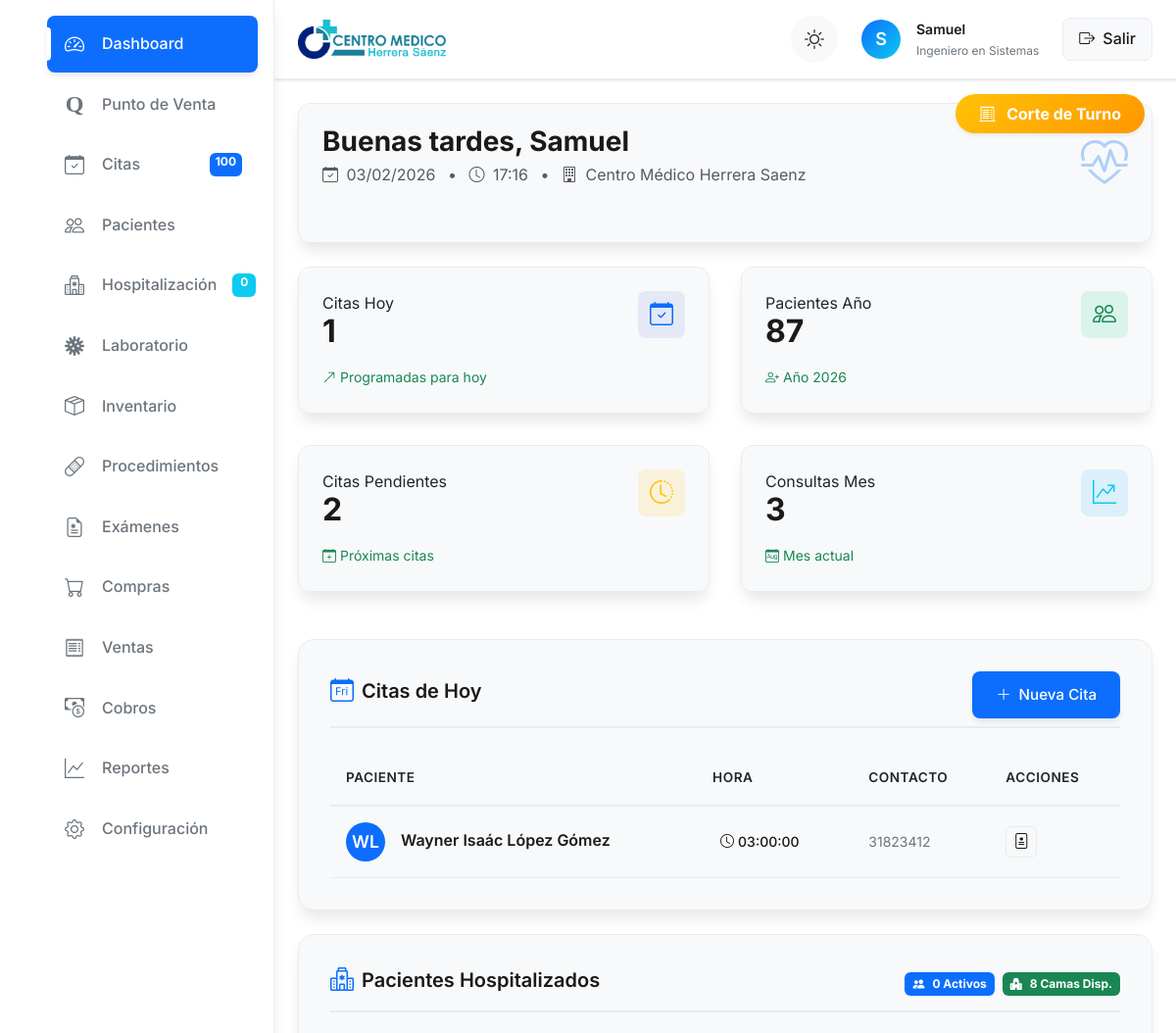
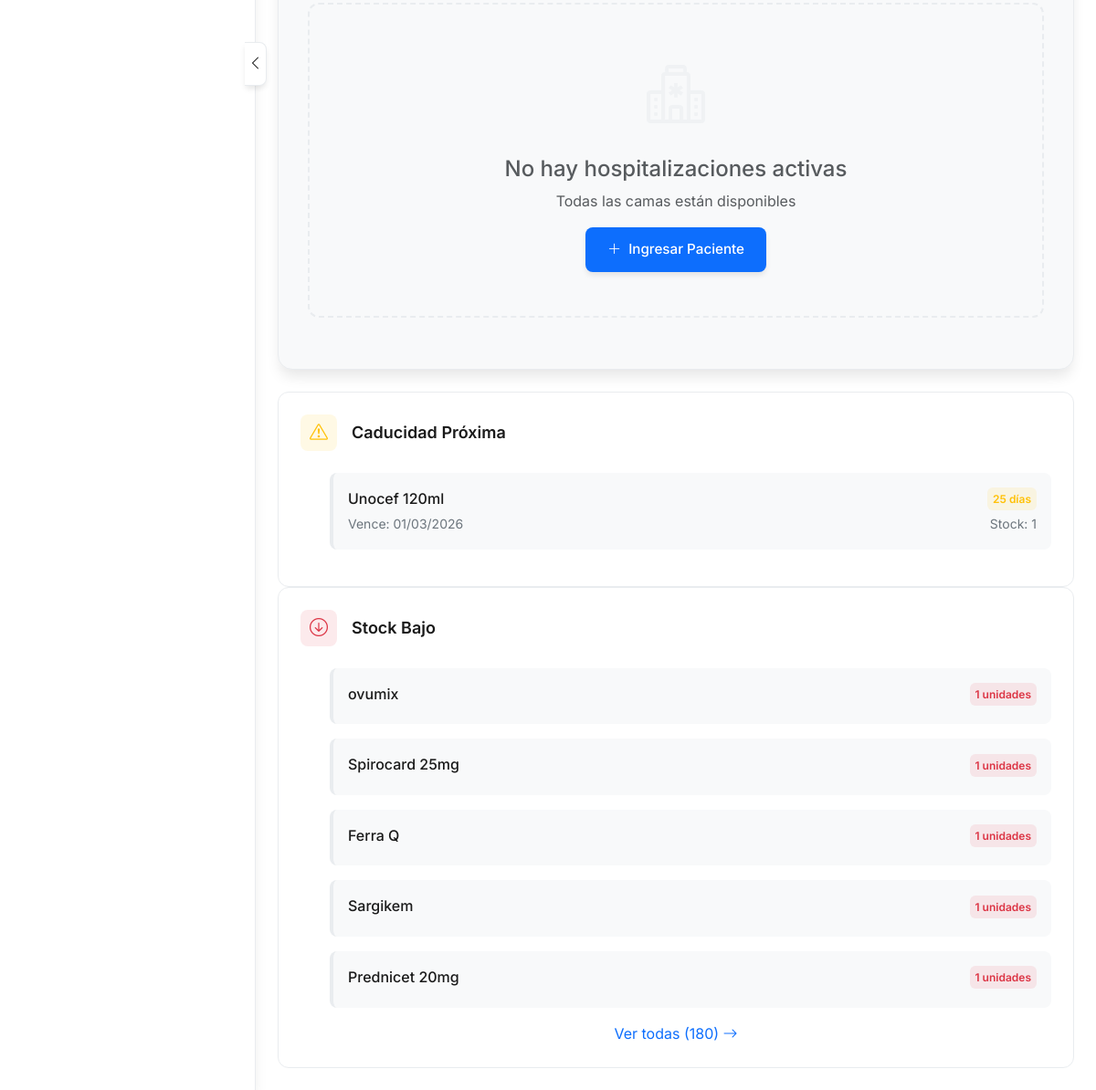
Screenshot of /php/dashboard/index.php (signed in) with the database file from the repository (2 pictures, top to bottom).
### tables this page shows
CREATE TABLE `citas` (
  `id_cita` int NOT NULL,
  `nombre_pac` varchar(50) NOT NULL,
  `apellido_pac` varchar(50) NOT NULL,
  `num_cita` int NOT NULL,
  `fecha_cita` date NOT NULL,
  `hora_cita` time NOT NULL,
  `telefono` varchar(20) DEFAULT NULL,
  `historial_id` int DEFAULT NULL,
  `id_doctor` int DEFAULT NULL
);

CREATE TABLE `inventario` (
  `id_inventario` int NOT NULL,
  `codigo_barras` varchar(100) DEFAULT NULL,
  `nom_medicamento` varchar(100) NOT NULL,
  `mol_medicamento` varchar(100) NOT NULL,
  `presentacion_med` varchar(100) NOT NULL,
  `casa_farmaceutica` varchar(100) NOT NULL,
  `cantidad_med` int NOT NULL,
  `fecha_adquisicion` date NOT NULL,
  `fecha_vencimiento` date NOT NULL,
  `estado` enum('Disponible','Pendiente') DEFAULT 'Disponible',
  `id_purchase_item` int DEFAULT NULL,
  `precio_venta` decimal(10,2) DEFAULT '0.00',
  `precio_compra` decimal(10,2) DEFAULT '0.00',
  `precio_hospital` decimal(10,2) DEFAULT '0.00',
  `precio_medico` decimal(10,2) DEFAULT '0.00',
  `stock_hospital` int NOT NULL DEFAULT '0'
);

### php/dashboard/index.php (the view, shortened to what the rows shown need)
<?php
try {
    $database = new Database();
    $conn = $database->getConnection();
    $user_id = $_SESSION['user_id'];
    $user_type = $_SESSION['tipoUsuario'];
    $user_name = $_SESSION['nombre'];
    $is_doctor = $user_type === 'doc';
    $doctor_filter = $is_doctor ? " AND id_doctor = ?" : "";
    $today = date('Y-m-d');
    $params = $is_doctor ? [$today, $user_id] : [$today];
    $stmt = $conn->prepare("
        SELECT id_cita, nombre_pac, apellido_pac, hora_cita, telefono
        FROM citas
        WHERE fecha_cita = ?" . $doctor_filter . "
        ORDER BY hora_cita
    ");
    $stmt->execute($params);
    $todays_appointments = $stmt->fetchAll(PDO::FETCH_ASSOC);
    $next_month = date('Y-m-d', strtotime('+30 days'));
    $stmt = $conn->prepare("
        SELECT id_inventario, nom_medicamento, fecha_vencimiento, cantidad_med
        FROM inventario
        WHERE fecha_vencimiento BETWEEN ? AND ? AND cantidad_med > 0
        ORDER BY fecha_vencimiento ASC
    ");
    $stmt->execute([$today, $next_month]);
    $expiring_medications = $stmt->fetchAll(PDO::FETCH_ASSOC);
    $stmt = $conn->prepare("
        SELECT id_inventario, nom_medicamento, cantidad_med
        FROM inventario
        WHERE cantidad_med > 0 AND cantidad_med < 5
        ORDER BY cantidad_med ASC
    ");
    $stmt->execute();
    $low_stock_medications = $stmt->fetchAll(PDO::FETCH_ASSOC);
} catch (Exception $e) {
    error_log("Error en dashboard: " . $e->getMessage());
    die("Error al cargar el dashboard. Por favor, contacte al administrador.");
}
?>
<!DOCTYPE html>
<html lang="es" data-theme="light">
<head>
    <link rel="stylesheet" href="https://cdn.jsdelivr.net/npm/sweetalert2@11/dist/sweetalert2.min.css">
    <link href="https://cdn.jsdelivr.net/npm/bootstrap@5.3.0/dist/css/bootstrap.min.css" rel="stylesheet">
    <link rel="stylesheet" href="https://cdn.jsdelivr.net/npm/bootstrap-icons@1.10.0/font/bootstrap-icons.css">
</head>
<body>
    <div class="dashboard-container">
        <main class="main-content">
            <div class="stat-card mb-4 animate-in">
                <div class="stat-header">
                    <div>
                        <h2 id="greeting" class="stat-value" style="font-size: 1.75rem; margin-bottom: 0.5rem;">
                            <span id="greeting-text">Buenos días</span>, <?php echo htmlspecialchars($user_name); ?>
                        </h2>
                    </div>
                </div>
            </div>
            <section class="appointments-section animate-in delay-1">
                <?php if (count($todays_appointments) > 0): ?>
                    <div class="table-responsive">
                        <table class="appointments-table">
                            <thead>
                                <tr>
                                    <th>Paciente</th>
                                    <th>Hora</th>
                                    <th>Contacto</th>
                                    <th>Acciones</th>
                                </tr>
                            </thead>
                            <tbody>
                                <?php foreach ($todays_appointments as $appointment): ?>
                                    <?php
                                    $patient_name = htmlspecialchars($appointment['nombre_pac'] . ' ' . $appointment['apellido_pac']);
                                    $patient_initials = strtoupper(
                                        substr($appointment['nombre_pac'], 0, 1) .
                                        substr($appointment['apellido_pac'], 0, 1)
                                    );
                                    ?>
                                    <tr>
                                        <td>
                                            <div class="patient-cell">
                                                <div class="patient-avatar">
                                                    <?php echo $patient_initials; ?>
                                                </div>
                                                <div class="patient-info">
                                                    <div class="patient-name"><?php echo $patient_name; ?></div>
                                                </div>
                                            </div>
                                        </td>
                                        <td>
                                            <span class="time-badge">
                                                <i class="bi bi-clock"></i>
                                                <?php echo htmlspecialchars($appointment['hora_cita']); ?>
                                            </span>
                                        </td>
                                        <td>
                                            <div class="patient-contact">
                                                <?php echo htmlspecialchars($appointment['telefono'] ?? 'No disponible'); ?>
                                            </div>
                                        </td>
                                        <td>
                                            <div class="action-buttons">
                                                <a href="#" class="btn-icon history check-patient" title="Ver historial"
                                                    data-nombre="<?php echo htmlspecialchars($appointment['nombre_pac']); ?>"
                                                    data-apellido="<?php echo htmlspecialchars($appointment['apellido_pac']); ?>">
                                                    <i class="bi bi-file-medical"></i>
                                                </a>
                                            </div>
                                        </td>
                                    </tr>
                                <?php endforeach; ?>
                            </tbody>
                        </table>
                    </div>
                <?php endif; ?>
            </section>
            <div class="alerts-grid animate-in delay-3">
                <div class="alert-card">
                    <?php if (count($expiring_medications) > 0): ?>
                        <ul class="alert-list">
                            <?php foreach (array_slice($expiring_medications, 0, 5) as $medication): ?>
                                <?php
                                $expiry_date = new DateTime($medication['fecha_vencimiento']);
                                $today = new DateTime();
                                $days_diff = $today->diff($expiry_date)->days;
                                $is_expired = $expiry_date < $today;
                                ?>
                                <li class="alert-item">
                                    <div class="alert-item-header">
                                        <span
                                            class="alert-item-name"><?php echo htmlspecialchars($medication['nom_medicamento']); ?></span>
                                        <span class="alert-badge <?php echo $is_expired ? 'expired' : 'warning'; ?>">
                                            <?php echo $is_expired ? 'Vencido' : $days_diff . ' días'; ?>
                                        </span>
                                    </div>
                                    <div class="alert-item-details">
                                        <span>Vence: <?php echo $expiry_date->format('d/m/Y'); ?></span>
                                        <span>Stock: <?php echo $medication['cantidad_med']; ?></span>
                                    </div>
                                </li>
                            <?php endforeach; ?>
                        </ul>
                    <?php endif; ?>
                </div>
                <div class="alert-card">
                    <?php if (count($low_stock_medications) > 0): ?>
                        <ul class="alert-list">
                            <?php foreach (array_slice($low_stock_medications, 0, 5) as $medication): ?>
                                <li class="alert-item">
                                    <div class="alert-item-header">
                                        <span
                                            class="alert-item-name"><?php echo htmlspecialchars($medication['nom_medicamento']); ?></span>
                                        <span class="alert-badge danger">
                                            <?php echo $medication['cantidad_med']; ?> unidades
                                        </span>
                                    </div>
                                </li>
                            <?php endforeach; ?>
                        </ul>
                    <?php endif; ?>
                </div>
            </div>
        </main>
    </div>
</body>
</html>

### rows the page displays
citas: patient_initials "WL", patient_name "Wayner Isaác López Gómez", hora_cita "03:00:00", telefono "31823412"
inventario: nom_medicamento "Unocef 120ml", fecha_vencimiento "01/03/2026", cantidad_med "1"
inventario: nom_medicamento "ovumix", cantidad_med "1"
inventario: nom_medicamento "Spirocard 25mg", cantidad_med "1"
inventario: nom_medicamento "Ferra Q", cantidad_med "1"
inventario: nom_medicamento "Sargikem", cantidad_med "1"
inventario: nom_medicamento "Prednicet 20mg", cantidad_med "1"

### other values shown
$total_appointments "100"
$active_hospitalizations "0"
substr($user_name, 0, 1) "S"
$user_name "Samuel"
$user_specialty "Ingeniero en Sistemas"
$today_appointments "1"
$year_patients "87"
$pending_appointments "2"
$month_consultations "3"
$available_beds_count "8"
count($low_stock_medications) "180"
